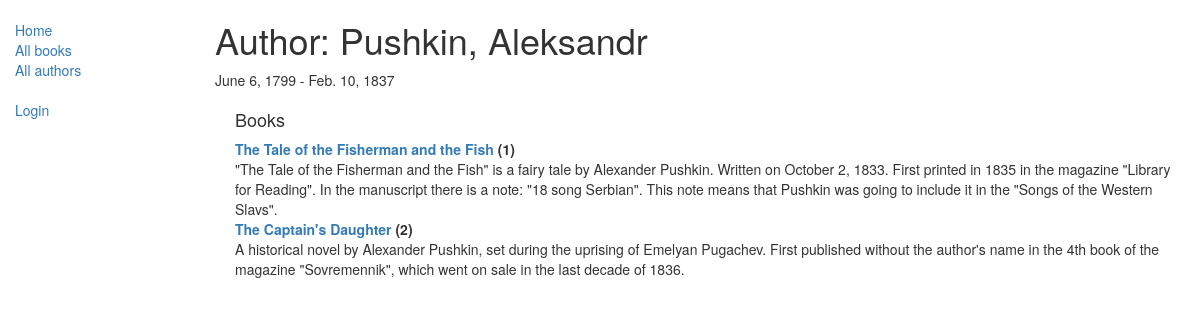
The app's page /catalog/author/1 with its own data.
### catalog/models.py (models this page shows, shortened)
class Author(models.Model):
    first_name = models.CharField(max_length=100)
    last_name = models.CharField(max_length=100)
    date_of_birth = models.DateField(null=True, blank=True)
    date_of_death = models.DateField('Died', null=True, blank=True)
    class Meta:
        ordering = ['last_name', 'first_name']
    def __str__(self):
        return f'{self.last_name}, {self.first_name}'

class Book(models.Model):
    title = models.CharField(max_length=200)
    author = models.ForeignKey('Author', on_delete=models.RESTRICT, null=True)
    summary = models.TextField(max_length=1000, help_text="Enter a brief description of the book")
    isbn = models.CharField('ISBN', max_length=13, unique=True,
                            help_text='13 Character <a href="https://www.isbn-international.org/content/what-isbn'
                                      '">ISBN number</a>')
    genre = models.ManyToManyField(Genre, help_text="Select a genre for this book")
    language = models.ForeignKey(
        'Language', on_delete=models.SET_NULL, null=True)
    def __str__(self):
        return self.title
    def display_genre(self):
        return ', '.join([genre.name for genre in self.genre.all()[:3]])
    display_genre.short_description = 'Genre'

### catalog/views.py (the view)
# urls.py: path('author/<int:pk>', views.AuthorDetailView.as_view(), name='author-detail'),
class AuthorDetailView(generic.DetailView):
    model = Author

### catalog/templates/catalog/author_detail.html (shortened to what this page needs)
{% extends "base_generic.html" %}
{% block content %}
<h1>Author: {{ author }} </h1>
<p>{{author.date_of_birth}} - {% if author.date_of_death %}{{author.date_of_death}}{% endif %}</p>
<div style="margin-left:20px;margin-top:20px">
<h4>Books</h4>
<dl>
{% for book in author.book_set.all %}
  <dt><a href="{% url 'book-detail' book.pk %}">{{book}}</a> ({{book.bookinstance_set.all.count}})</dt>
  <dd>{{book.summary}}</dd>
  {% empty %}
  <p>This author has no books.</p>
{% endfor %}
</dl>
</div>
{% endblock %}
{% block sidebar %}
  {{ block.super }}
{% endblock %}

### records on screen
Author: last_name+first_name "Pushkin, Aleksandr", date_of_birth "June 6, 1799", date_of_death "Feb. 10, 1837"
Book: title "The Tale of the Fisherman and the Fish", bookinstance_set.all.count "1", summary "\"The Tale of the Fisherman and the Fish\" is a fairy tale by Alexander Pushkin. Written on October 2, 1833. First printed in 1835 in the magazine \"Library for Reading\". In the manuscript there is a note: \"18 song Serbian\". This note means that Pushkin was going to include it in the \"Songs of the Western Slavs\"."
Book: title "The Captain's Daughter", bookinstance_set.all.count "2", summary "A historical novel by Alexander Pushkin, set during the uprising of Emelyan Pugachev. First published without the author's name in the 4th book of the magazine \"Sovremennik\", which went on sale in the last decade of 1836."
